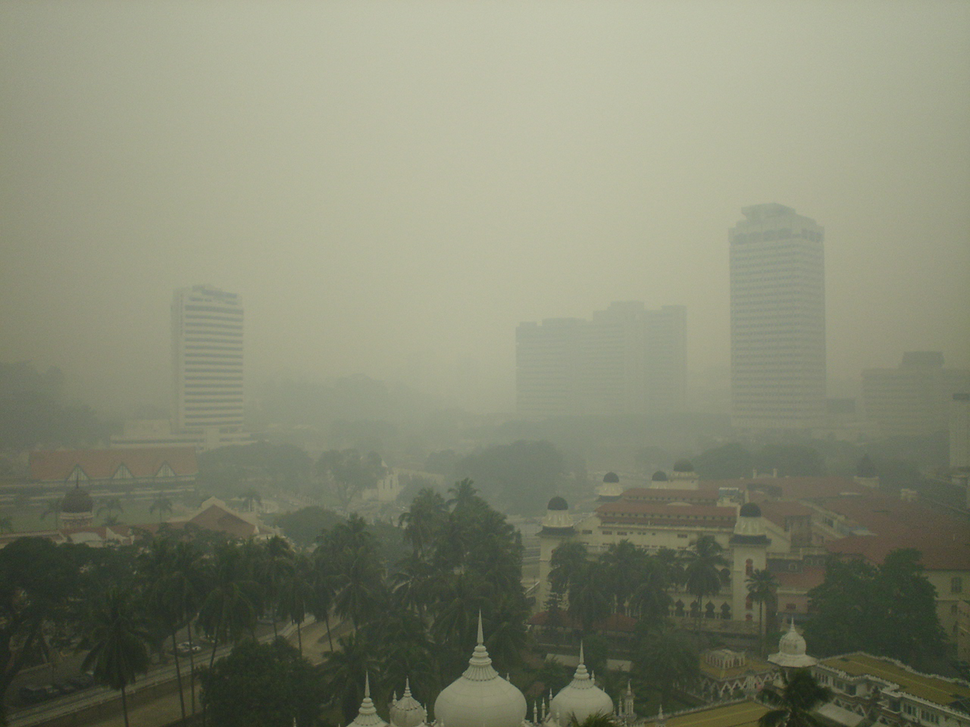
#> input picture Dehazing-Dark-Channel-Prior/city2_hazy.png, 970 x 727 px, shrunk from 1280 x 960 before the run; its folder holds only this picture in this run
$ python dehaze.py city2_hazy.png   (older library calls are emulated)
#> lines starting #> are read from the running program, lines starting #| are printed output that depends on the picture
import cv2
import math
import numpy as np
import os


def DarkChannel(im, sz):
    b, g, r = cv2.split(im)  # split image to r, g, b channels
    # finding color channel (r, g or b) with lowest intensity (low intensity contributed due to airlight)
    # dark pixels can directly provide an accurate estimation of the haze transmission
    dc = cv2.min(cv2.min(r, g), b)
    # return a rectangular structuring element of the specified size and shape for morphological operations
    # sz is the size of the structuring element
    kernel = cv2.getStructuringElement(cv2.MORPH_RECT, (sz, sz))
    # erodes image of rectangular sturcturing element of size 'sz'
    # this is the dark channel
    dark = cv2.erode(dc, kernel)
    return dark


def AtmLight(im, dark):
    # take height and width of image (first two columns)
    [h, w] = im.shape[:2]
    # image size would be height * width
    imsz = h * w

    # If we select the brightest 0.1% of the dark channel we will get the haziest pixels
    # Note: x*(0.1/100) = x/1000
    # any image can have a minimum of only 1 pixel or 0.1% brightest of dark channel as 1 pixel
    numpx = int(max(math.floor(imsz / 1000), 1))

    # reshape as 1 column array of size 'imsz'
    darkvec = dark.reshape(imsz, 1)
    # reshape as 3 column array of size 'imsz'
    imvec = im.reshape(imsz, 3)

    # return indices that would sort the array (descending order)
    # Since the lightest regions of the dark channel correspond to the haziest part of the original image.
    indices = darkvec.argsort()
    # taking those brightest pixels from the array
    indices = indices[imsz - numpx : :]

    atmsum = np.zeros([1, 3])  # return array of zeros
    for ind in range(1, numpx):
        # Switching back to the original RGB values of these same pixels
        # we can take the brightest as the atmospheric light
        atmsum = atmsum + imvec[indices[ind]]

    A = atmsum / numpx
    return A


def TransmissionEstimate(im, A, sz):
    omega = 0.95
    # Return a new array of given shape and type, without initializing entries.
    im3 = np.empty(im.shape, im.dtype)

    for ind in range(0, 3):
        im3[:, :, ind] = im[:, :, ind] / A[0, ind]

    transmission = 1 - omega * DarkChannel(im3, sz)
    return transmission


def Guidedfilter(im, p, r, eps):
    mean_I = cv2.boxFilter(im, cv2.CV_64F, (r, r))
    mean_p = cv2.boxFilter(p, cv2.CV_64F, (r, r))
    mean_Ip = cv2.boxFilter(im * p, cv2.CV_64F, (r, r))
    cov_Ip = mean_Ip - mean_I * mean_p

    mean_II = cv2.boxFilter(im * im, cv2.CV_64F, (r, r))
    var_I = mean_II - mean_I * mean_I

    a = cov_Ip / (var_I + eps)
    b = mean_p - a * mean_I

    mean_a = cv2.boxFilter(a, cv2.CV_64F, (r, r))
    mean_b = cv2.boxFilter(b, cv2.CV_64F, (r, r))

    q = mean_a * im + mean_b
    return q


def TransmissionRefine(im, et):
    gray = cv2.cvtColor(im, cv2.COLOR_BGR2GRAY)
    gray = np.float64(gray) / 255
    r = 60
    eps = 0.0001
    t = Guidedfilter(gray, et, r, eps)

    return t


def Recover(im, t, A, tx=0.1):
    res = np.empty(im.shape, im.dtype)
    t = cv2.max(t, tx)

    for ind in range(0, 3):
        res[:, :, ind] = (im[:, :, ind] - A[0, ind]) / t + A[0, ind]

    return res


if __name__ == "__main__":
    import sys

    fn = sys.argv[1]

    filename = os.path.split(fn)[-1].split(".")[0]
    filepath = os.path.split(fn)[0]

    src = cv2.imread(fn)
#> src is the input picture: shape (727, 970, 3); mean B, G, R 113.8, 134.7, 131.4
    # read the image

    # use astype to cast image to float 64 values
    I = src.astype("float64") / 255
    # normalizing the data to 0 - 1 (Since 255 is the maximum value)

    dark = DarkChannel(I, 15)
#> in DarkChannel, `dark = cv2.erode(dc, kernel)`:
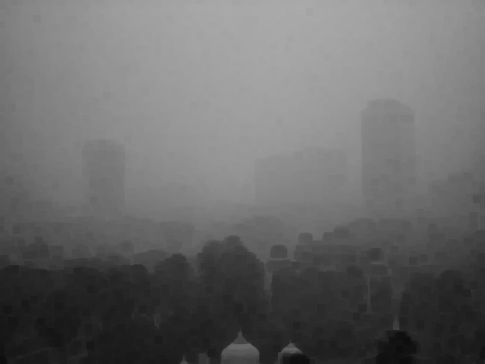
#> dark: shape (727, 970) float64 (shown at 1/2 size); min 0.051, max 0.671, mean 0.413
    # extracting dark channel prior
    A = AtmLight(I, dark)
#> in AtmLight, `indices = indices[imsz - numpx : :]`: indices = 705 values from 0 to 0
#> the loop in AtmLight, `for ind in range(1, numpx):` made 704 passes
#> atmsum on passes 1 to 3: [[0.498, 0.588, 0.573]], [[0.996, 1.18, 1.15]], [[1.49, 1.76, 1.72]]
#> after the loop in AtmLight, `for ind in range(1, numpx):`: atmsum = [[350.6, 414.1, 403.1]]
#> in AtmLight, `A = atmsum / numpx`: A = [[0.497, 0.587, 0.572]]
#> A = [[0.497, 0.587, 0.572]]
    # extracting global atmospheric lighting
    # Transmission is an estimate of how much of the light from the
    # original object is making it through the haze at each pixel
    te = TransmissionEstimate(I, A, 15)
#> after the loop in TransmissionEstimate, `for ind in range(0, 3):`:
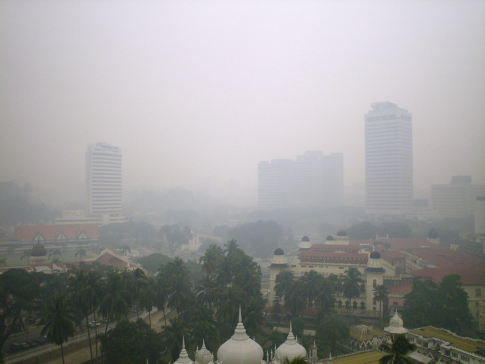
#> im3: shape (727, 970, 3) float64 (shown at 1/2 size); mean B, G, R 0.898, 0.899, 0.901; drawn with min black and max white
    t = TransmissionRefine(src, te)
#> in Guidedfilter, `mean_b = cv2.boxFilter(b, cv2.CV_64F, (r, r))`:
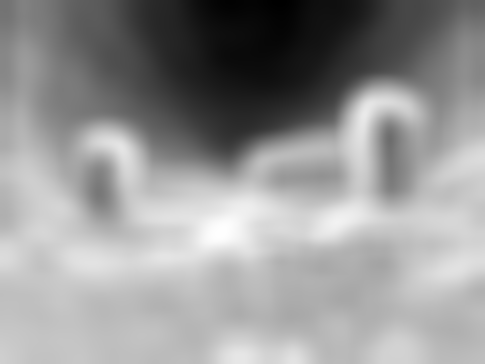
#> mean_b: shape (727, 970) float64 (shown at 1/2 size); min -0.194, max 1.17, mean 0.608; drawn with min black and max white
    # atmospheric light is subtracted from each pixel in proportion to the transmission at that pixel.
    J = Recover(I, t, A, 0.1)
#> in Recover, `t = cv2.max(t, tx)`:
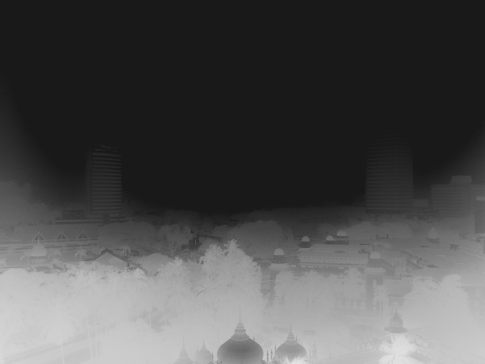
#> t: shape (727, 970) float64 (shown at 1/2 size); min 0.1, max 0.905, mean 0.31
#> after the loop in Recover, `for ind in range(0, 3):`:
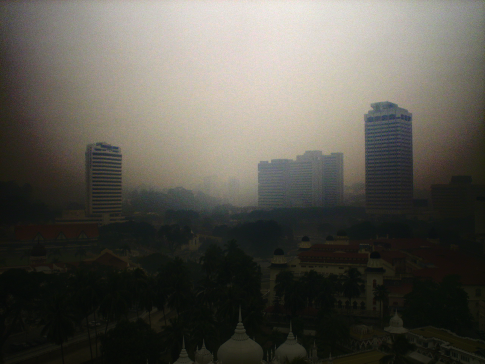
#> res: shape (727, 970, 3) float64 (shown at 1/2 size); mean B, G, R 0.795, 0.873, 0.894; drawn with min black and max white

    cv2.imshow("dark", dark)
    # dark channel
    cv2.imshow("t", t)
    # Transmission
    cv2.imshow("I", src)
    # original image
    cv2.imshow("J", J)
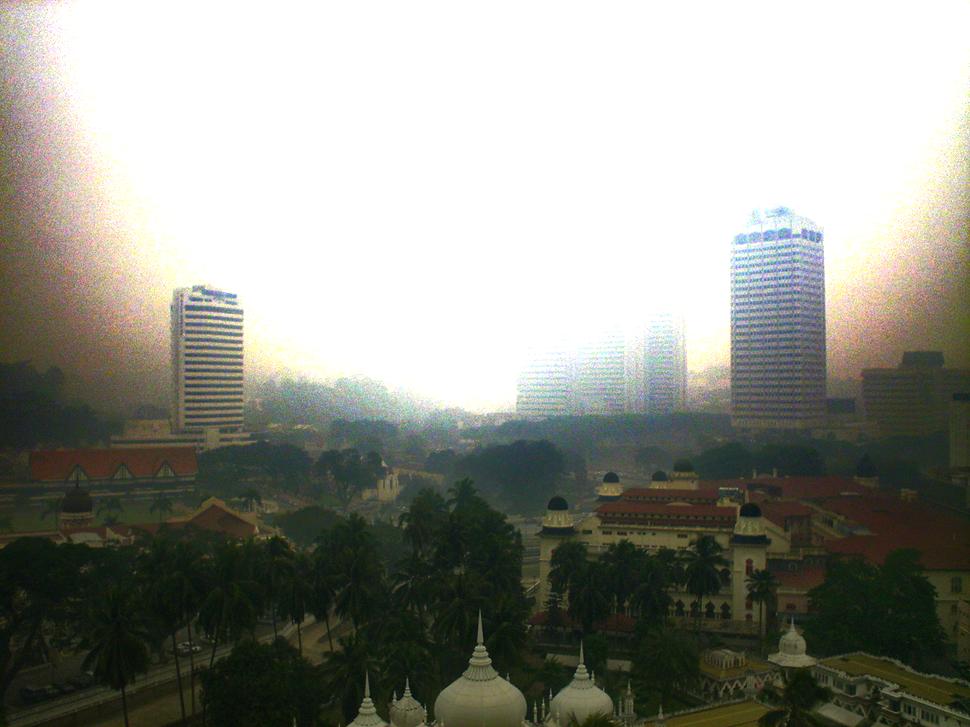
#> window 'J': shape (727, 970, 3); mean B, G, R 139.3, 147.6, 146.4
    # image after dehazing
    cv2.imwrite(os.path.join(filepath, filename + "_dehazed.png"), J * 255)
    cv2.waitKey()

$ run again, on Dehazing-Dark-Channel-Prior/vit_hazy.png
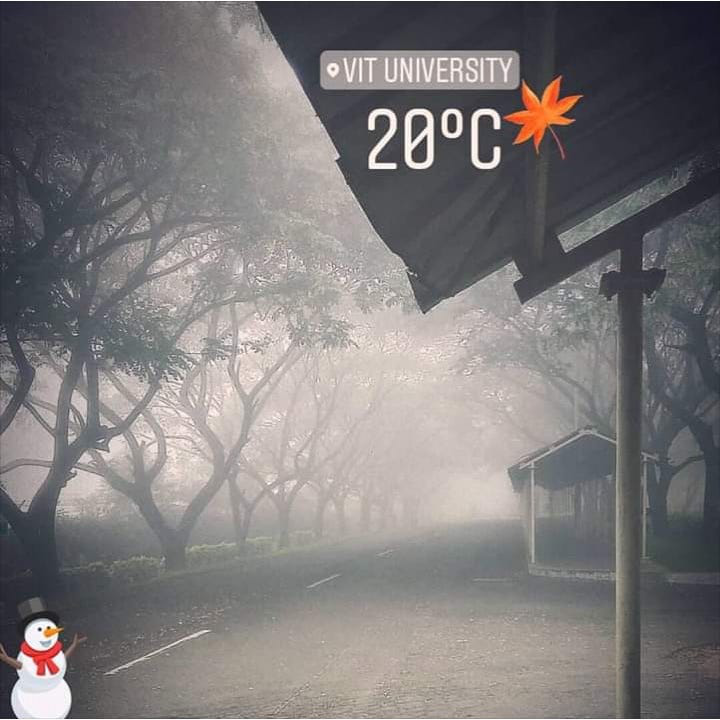
#> input picture Dehazing-Dark-Channel-Prior/vit_hazy.png, 720 x 720 px
#> src is the input picture: shape (720, 720, 3); mean B, G, R 122.3, 121.7, 125.2
#> in DarkChannel, `dark = cv2.erode(dc, kernel)`:
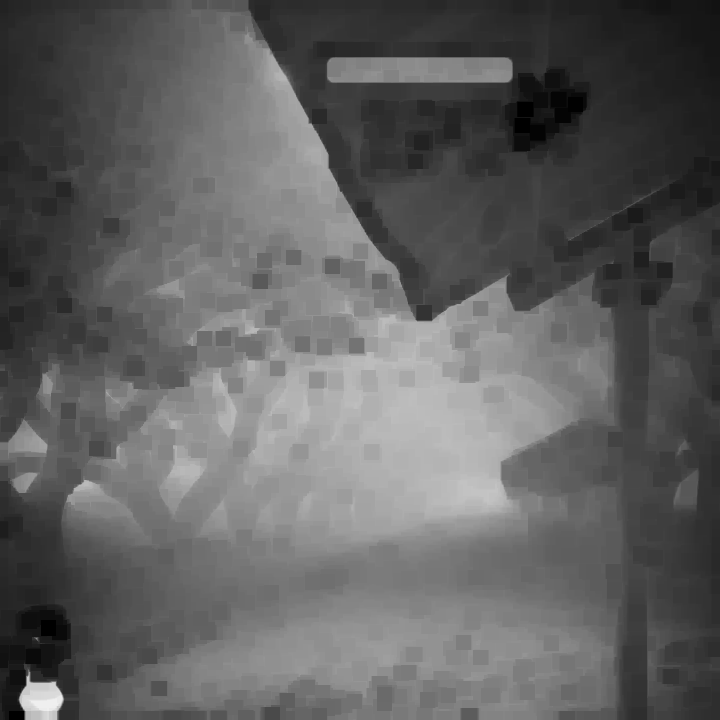
#> dark: shape (720, 720) float64; min 0, max 0.937, mean 0.376
#> indices = 518 values from 0 to 0
#> the loop in AtmLight, `for ind in range(1, numpx):` made 517 passes
#> atmsum on passes 1 to 3: [[1, 0.976, 0.976]], [[2, 1.95, 1.95]], [[3, 2.93, 2.93]]
#> after the loop in AtmLight, `for ind in range(1, numpx):`: atmsum = [[517, 504.8, 504.8]]
#> in AtmLight, `A = atmsum / numpx`: A = [[0.998, 0.975, 0.975]]
#> `cv2.imshow("J", J)`:
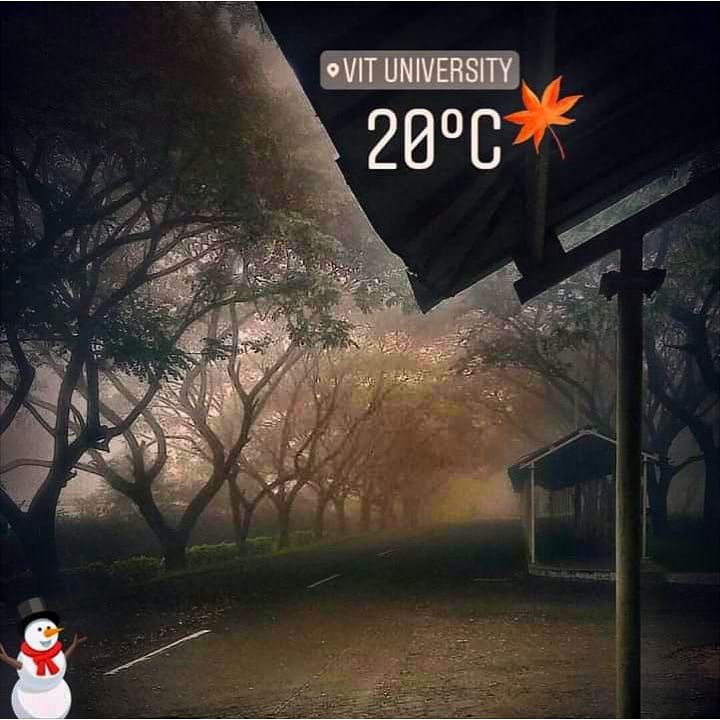
#> window 'J': shape (720, 720, 3); mean B, G, R 51, 55.9, 63.1
